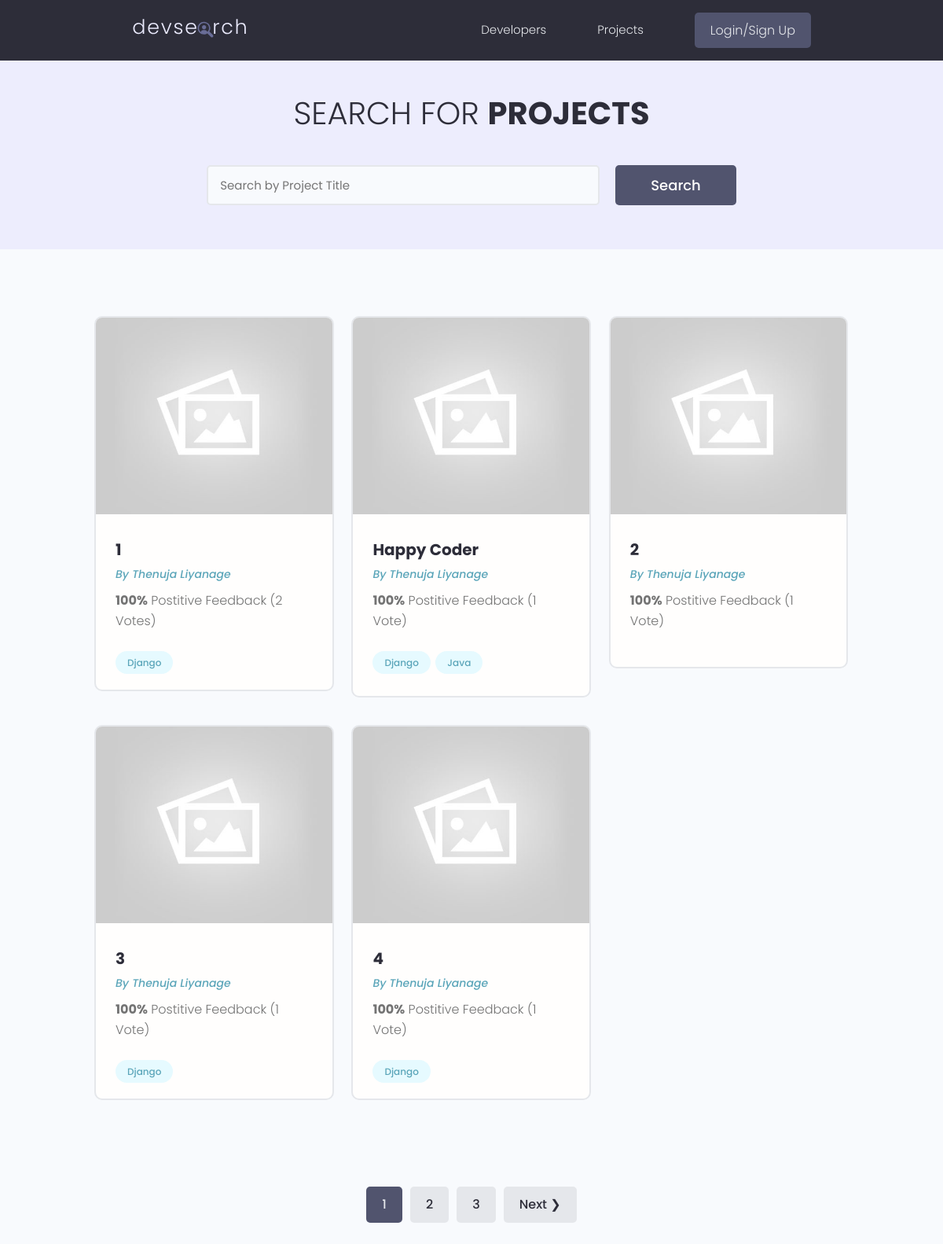
/projects/, run on the app's committed database.
### projects/models.py (models this page shows, shortened)
class Project(models.Model):
    owner = models.ForeignKey(Profile, null=True, blank=True, on_delete=models.CASCADE)
    title = models.CharField(max_length=200)
    description = models.TextField(null=True, blank=True)
    tags = models.ManyToManyField('Tag', blank=True)
    featured_image = models.ImageField(null=True, blank=True, default='default.jpg')
    vote_total = models.IntegerField(default=0, blank=True, null=True)
    vote_ratio = models.IntegerField(default=0, blank=True, null=True)
    demo_link = models.CharField(null=True, blank=True, max_length=2000)
    source_link = models.CharField(null=True, blank=True, max_length=2000)
    created = models.DateTimeField(auto_now_add=True)
    id = models.UUIDField(default=uuid.uuid4, unique=True, primary_key=True, editable=False)
    @property
    def image_url(self):
        try:
            url = self.featured_image.url
        except:
            url = '/static/images/default.jpg'
        return url
    class Meta:
            ordering = ['-vote_ratio', '-vote_total', 'created']

class Tag(models.Model):
    name = models.CharField(max_length=200)
    created = models.DateTimeField(auto_now_add=True)
    id = models.UUIDField(default=uuid.uuid4,unique=True, primary_key=True, editable=False)
    def __str__(self):
        return self.name

### users/models.py (models this page shows, shortened)
class Profile(models.Model):
    user = models.OneToOneField(User, on_delete=models.CASCADE, null=True, blank=True )
    first_name = models.CharField(max_length=100)
    last_name = models.CharField(max_length=100)
    username = models.CharField(max_length=80, null=True, blank=True)
    email = models.EmailField(max_length=80, null=True, blank=True)
    city = models.CharField(max_length=100)
    country = models.CharField(max_length=100)
    short_intro = models.CharField(max_length=200, blank=True, null=True)
    bio = models.TextField(blank=True, null=True)
    profile_image = models.ImageField(null=True, blank=True, upload_to='profile-pics/', default="profile-pics/user-default.png")
    social_github = models.CharField(max_length=200, blank=True, null=True)
    social_twitter = models.CharField(max_length=200, blank=True, null=True)
    social_linkedin = models.CharField(max_length=200, blank=True, null=True)
    social_youtube = models.CharField(max_length=200, blank=True, null=True)
    social_website = models.CharField(max_length=200, blank=True, null=True)
    created_date = models.DateTimeField(auto_now_add=True)
    id = models.UUIDField(default=uuid.uuid4, unique=True, primary_key=True, editable=False)
    class Meta:
        ordering = ['created_date']

### projects/views.py (the view)
# urls.py: path('projects/', views.projects),
def projects(request):
    projects, search_query = searchProjects(request)
    itemsPerPage = 5
    projects, page_range, paginator = paginateProjects(request, projects, itemsPerPage)
    context = {'projects': projects,
                'search_query' : search_query,
                'paginator' : paginator,
                'page_range' : page_range}
    return render(request, 'projects/projects.html', context)

### projects/utils.py (called while the page is built)
def paginateProjects(request, projects, results):
    page = request.GET.get('page')
    paginator = Paginator(projects, results)
    try:
        projects = paginator.page(page)
    except PageNotAnInteger:
        page = 1
        projects = paginator.page(page)
    except EmptyPage:
        page = paginator.num_pages
        projects = paginator.page(page)
    leftIndex = int(page) - 4
    if leftIndex < 1:
        leftIndex = 1
    rightIndex = int(page) + 4
    if rightIndex > paginator.num_pages:
        rightIndex = paginator.num_pages
    page_range = range(leftIndex, rightIndex + 1)
    return projects, page_range, paginator

def searchProjects(request):
    if request.GET.get('q'):
        search_query = request.GET.get('q')
        tags = Tag.objects.filter(name__icontains=search_query)
        projects = Project.objects.filter(Q(title__icontains=search_query)|
                                          Q(tags__in=tags)|
                                          Q(owner__first_name__icontains=search_query)).distinct()
    else:
        search_query = ''
        projects = Project.objects.all()
    return projects, search_query

### projects/templates/projects/projects.html (shortened to what this page needs)
{% extends 'main.html' %}
{% block content %}
<body>
  <main class="projects">
    <section class="hero-section text-center">
      <div class="container container--narrow">
        <div class="hero-section__box">
          <h2>Search for <span>Projects</span></h2>
        </div>
        <div class="hero-section__search">
          <form id="searchForm" class="form" action="#" method="get">
            <div class="form__field">
              <input class="input input--text" id="formInput#search" type="text" name="q"
                value="{{search_query}}" placeholder="Search by Project Title" />
            </div>
            <input class="btn btn--sub btn--lg" type="submit" value="Search" />
          </form>
        </div>
      </div>
    </section>
    <section class="projectsList">
        <div class="container">
          <div class="grid grid--three">
            {% for project in projects %}
            <div class="column">
              <div class="card project">
                <a href="{% url 'project' project.id %}" class="project">
                  <img class="project__thumbnail" src="{{ project.image_url }}" alt="project thumbnail" />
                  <div class="card__body">
                    <h3 class="project__title">{{ project.title }}</h3>
                    {% if project.owner.first_name %}
                    <p><a class="project__author" href="{% url 'profile' project.owner.id%}">By {{project.owner.first_name}} {{project.owner.last_name}}</a></p>
                    {% endif %}
                    <p class="project--rating">
                      <span style="font-weight: bold;">{{ project.vote_ratio }}%</span> Postitive
                      Feedback ({{ project.vote_total }} Vote{{project.vote_total|pluralize:"s"}})
                    </p>
                    <div class="project__tags">
                      {% for tag in project.tags.all %}
                      <span class="tag tag--pill tag--main">
                        <small>{{tag}}</small>
                      </span>
                      {% endfor %}
                    </div>
                  </div>
                </a>
              </div>
            </div>
            {% endfor %}
      </section>
      {% include 'pagination.html' with queryset=projects page_range=page_range %}
    </main>
  </body>
{% endblock %}

### static/styles/app.css (style rules this page uses)
:root { --color-sub: #2d2d39; }
.btn--sub { background-color: var(--color-sub-light); }
.card { border: 2px solid var(--color-light); }
img { width: 100%; }
.hero-section { height: 40vh; display: flex; align-items: center; background-color: var(--color-sub); }
.hero-section__box { margin-bottom: 4rem; }
.hero-section__box > h2, .hero-section__box > h2 > span { font-size: 4rem; color: var(--color-light); line-height: 1.3; text-transform: uppercase; }
.hero-section__box > h2 { font-weight: 300; }
.hero-section__box > h2 > span { font-weight: 700; }
.hero-section__search > .form { display: flex; align-items: center; justify-content: center; gap: 2rem; }
.hero-section__search > .form input.input--text { width: 50rem; }
.project__author { font-size: 1.4rem; font-style: italic; }
.project--rating { margin-bottom: 1.6em; margin-top: .5em; }
.projects > .hero-section { background: var(--color-sub-lighter); height: 30vh; }
.projects .hero-section__box { margin-bottom: 2.5rem; }
.projects .hero-section__box > h2 { color: var(--color-sub); }
.projects .hero-section__box > h2 > span { font-weight: 700; color: var(--color-sub); }
.projectsList { margin-top: 8rem; }
.project__thumbnail { height: 25rem; object-fit: cover; object-position: top center; }
.project__title { font-size: 2rem; font-weight: 700; color: var(--color-sub); }

### static/uikit/styles/modules/_variables.css (style rules this page uses)
:root { --color-main: #5aa5b9; --color-main-light: #e6faff; --color-sub: #3f4156; --color-sub-light: #51546e; --color-sub-lighter: #ededfd; --color-text: #737373; --color-gray: #8b8b8b; --color-light: #e5e7eb; --color-light-gray: #767676; --color-bg: #f8fafd; --color-white: #fffefd; --color-white-light: #f3f3f3; --color-success: #359e64; --color-success-bg: #def8e8; --color-error: #fc4b0b; --color-error-bg: #fff2ee; --font-base: 'Poppins', arial, helvetica, 'Segoe UI', roboto, ubuntu, sans-serif; --font-monospace: 'Fira Code', 'Courier New', courier, monospace; --font-regular: 300; --font-medium: 500; --font-bold: 700; --generic-shadow: 1px 1px 5px #00000010; --generic-transition: all 0.3s ease-in-out; }

### static/uikit/styles/modules/_base.css (style rules this page uses)
* { margin: 0; padding: 0; box-sizing: border-box; text-rendering: optimizeLegibility; color: inherit; font-size: inherit; }
html { font-size: 50%; }
@media only screen and (min-width: 480px) { html { font-size: 56.25%; } }
@media only screen and (min-width: 1200px) { html { font-size: 62.5%; } }
body { line-height: 1.6; font-weight: 400; font-size: 1.5rem; color: var(--color-text); background-color: var(--color-bg); min-height: 100vh; }

### static/uikit/styles/modules/_typography.css (style rules this page uses)
* { font-family: var(--font-base); }
h2 { font-size: 3.6rem; font-weight: var(--font-bold); }
h3 { font-size: 3.2rem; font-weight: var(--font-medium); }
p, span, strong { font-size: 1.6rem; color: var(--color-text); font-weight: var(--font-regular); }
a { padding-bottom: 2px; text-decoration: none; display: inline-block; color: var(--color-main); font-weight: var(--font-medium); }

### static/uikit/styles/modules/_utilities.css (style rules this page uses)
.container { width: 92%; max-width: 165rem; margin: 0 auto; box-sizing: border-box; }
.container--narrow { width: 92%; max-width: 120rem; }
@media screen and (min-width: 1000px) { .container { width: 90%; } }
@media screen and (min-width: 1000px) { .container--narrow { width: 85%; } }
@media screen and (min-width: 1200px) { .container { width: 80%; } }
@media screen and (min-width: 1200px) { .container--narrow { width: 72%; } }
.text-center { text-align: center; }

### static/uikit/styles/modules/_button.css (style rules this page uses)
.btn { display: inline-block; position: relative; cursor: pointer; background-color: var(--color-light); font-weight: var(--font-medium); color: var(--color-sub); text-decoration: none; padding: 1rem 2rem; border-radius: 0.5rem; border: none; width: -webkit-fit-content; width: -moz-fit-content; width: fit-content; height: -webkit-fit-content; height: -moz-fit-content; height: fit-content; font-size: 1.6rem; outline-width: 0; outline-color: transparent; -webkit-backface-visibility: hidden; backface-visibility: hidden; transition: all 0.3s ease-in-out; }
.btn--sub { background-color: var(--color-sub); color: var(--color-white); }
.btn--lg { font-size: 1.8rem; padding: 1.2rem 4.5rem; }

### static/uikit/styles/modules/_card.css (style rules this page uses)
.card { border-radius: 1rem; background-color: var(--color-white); border: 1.5px solid var(--color-light); width: auto; height: auto; margin-top: 0.5rem; margin-bottom: 0.5rem; overflow: hidden; }
.card__body, .card__header { padding: 2rem 2.5rem; }

### data on the page
Project: image_url (placeholder picture), title "1", owner.first_name "Thenuja", owner.last_name "Liyanage", vote_ratio "100", vote_total "2"
Tag: name "Django"
Project: image_url (placeholder picture), title "Happy Coder", owner.first_name "Thenuja", owner.last_name "Liyanage", vote_ratio "100", vote_total "1"
Tag: name "Java"
Project: image_url (placeholder picture), title "2", owner.first_name "Thenuja", owner.last_name "Liyanage", vote_ratio "100", vote_total "1"
Project: image_url (placeholder picture), title "3", owner.first_name "Thenuja", owner.last_name "Liyanage", vote_ratio "100", vote_total "1"
Project: image_url (placeholder picture), title "4", owner.first_name "Thenuja", owner.last_name "Liyanage", vote_ratio "100", vote_total "1"

### other printed values
{{ page }} "1"
{{ page }} "2" "3"
